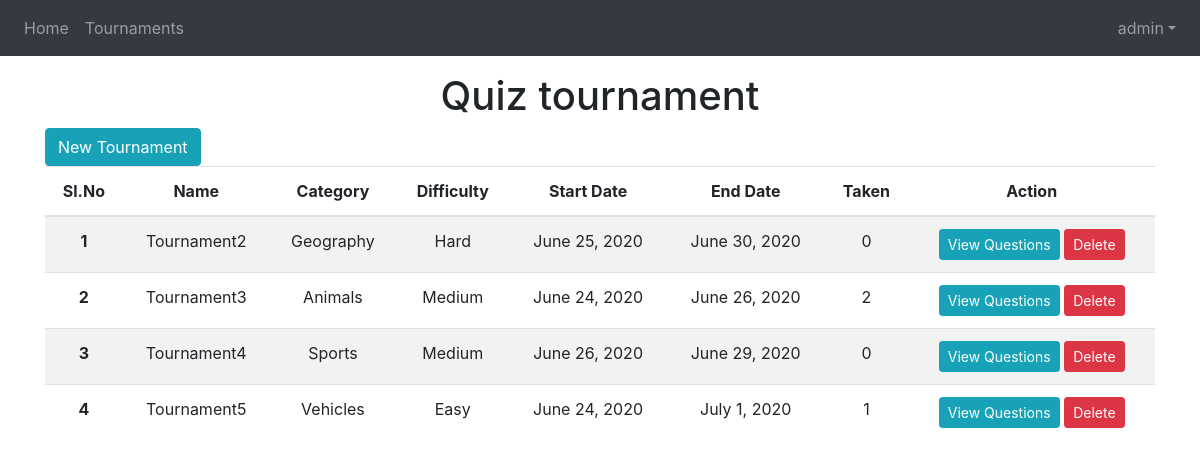
The page /tournaments (signed in) on the database its author committed.
### quiz/models.py (models this page shows, shortened)
class User(AbstractUser):
  interests = models.ManyToManyField(Category, blank=True, related_name='interested_players')

class Tournament(models.Model):
    DIFFICULTY_CHOICES = [
    ('easy', 'Easy'),
    ('medium', 'Medium'),
    ('hard', 'Hard'),
    ]
    name = models.CharField(max_length=50)
    difficulty = models.CharField(max_length=6, choices=DIFFICULTY_CHOICES)
    category = models.ForeignKey(Category, on_delete=models.CASCADE)
    start_date = models.DateField()
    end_date = models.DateField()
    questions = models.TextField()
    @property
    def total_taken(self):
        return len(UserTournament.objects.filter(tournament_id=self.id))
    @property
    def quiz_questions(self):
        return json.dumps([q['question'] for q in json.loads(self.questions)])

class Category(models.Model):
    category = models.CharField(max_length=50)
    key = models.IntegerField()
    def __str__(self):
        return self.category

### quiz/views.py (the view)
# urls.py: path('tournaments', views.tournaments, name='tournaments'),
def tournaments(request):
    tournaments = Tournament.objects.all()
    categories = Category.objects.all()
    return render(request, 'quiz/tournaments.html', {'tournaments':tournaments, 'categories':categories})

### quiz/templates/quiz/tournaments.html (shortened to what this page needs)
{% extends 'quiz/base.html' %}
{% block content %}
<div>
    {% if user.is_authenticated and user.is_staff %}
        <button type="button" class="btn btn-info addTournament" id="newTournament">New Tournament</button>
    {% endif %}
    <table class="table table-striped">
        <thead class="text-center">
            <tr>
                <th scope="col">Sl.No</th>
                <th scope="col">Name</th>
                <th scope="col">Category</th>
                <th scope="col">Difficulty</th>
                <th scope="col">Start Date</th>
                <th scope="col">End Date</th>
                <th scope="col">Taken</th>
                {% if user.is_authenticated %}
                <th scope="col">Action</th>
                {% endif %}
            </tr>
        </thead>
        <tbody class="text-center">
            {% for tournament in tournaments %}
            <tr>
                <th scope="row">{{ forloop.counter }}</th>
                <td>{{ tournament.name }}</td>
                <td>{{ tournament.category }}</td>
                <td>{{ tournament.get_difficulty_display }}</td>
                <td>{{ tournament.start_date }}</td>
                <td>{{ tournament.end_date }}</td>
                <td>{{tournament.total_taken}}</td>
                {% if user.is_authenticated and user.is_staff %}
                <td>
                    <button type="button" data-questions="{{tournament.quiz_questions}}" class="btn btn-sm btn-info showQuestions" >View Questions</button>
                    <a href="#" role="button" class="btn btn-sm btn-danger deleteTournament"
                        data-name="{{ tournament.name }}" data-id="{{ tournament.id }}">Delete</a>
                </td>
                {% endif %}
            </tr>
            {% endfor %}
        </tbody>
    </table>
</div>
{% endblock %}

### quiz/templates/quiz/base.html (shortened to what this page needs)
<!DOCTYPE html>
{% load static %}
<html lang="en">
<head>
    <link rel="stylesheet" href="https://stackpath.bootstrapcdn.com/bootstrap/4.4.1/css/bootstrap.min.css"
>
</head>
<body>
    <nav class="navbar navbar-expand-lg navbar-dark bg-dark capitalise">
        <div class="collapse navbar-collapse" id="navbarNavDropdown">
            <ul class="navbar-nav mr-auto">
                <li class="nav-item {% if page == 'dashboard' %} active {% endif %}">
                    <a class="nav-link" href="/">Home<span class="sr-only">(current)</span></a>
                </li>
                {% if user.is_authenticated and user.is_staff %}
                <li class="nav-item {% if page == 'data' %} active {% endif %}">
                    <a class="nav-link" href="/tournaments" id="tournaments">Tournaments</a>
                </li>
                {% endif %}
            </ul>
            <ul class="navbar-nav ml-auto">
                {% if user.is_authenticated %}
                <li class="nav-item dropdown">
                  <a class="nav-link dropdown-toggle" href="#" id="navbarDropdown" role="button" data-toggle="dropdown" aria-haspopup="true" aria-expanded="false">{{ user.username }}</a>
                </li>
                {% else %}
                <li class="nav-item">
                    <a class="nav-link" href="/login">Login</a>
                  </li>
            {% endif %}
              </ul>
        </div>
    </nav>
    <div class="page-header text-center">
        <h1>Quiz tournament</h1>
    </div>
    <div class="content container">
        <div class="row">
            <div class="col-md-12">
                {% block content %}
                {% endblock %}
            </div>
        </div>
    </div>
</body>
</html>

### rows shown on the page
User: username "admin"
Tournament: name "Tournament2", category "Geography", difficulty "Hard", start_date "June 25, 2020", end_date "June 30, 2020", total_taken "0"
Tournament: name "Tournament3", category "Animals", difficulty "Medium", start_date "June 24, 2020", end_date "June 26, 2020", total_taken "2"
Tournament: name "Tournament4", category "Sports", difficulty "Medium", start_date "June 26, 2020", end_date "June 29, 2020", total_taken "0"
Tournament: name "Tournament5", category "Vehicles", difficulty "Easy", start_date "June 24, 2020", end_date "July 1, 2020", total_taken "1"
